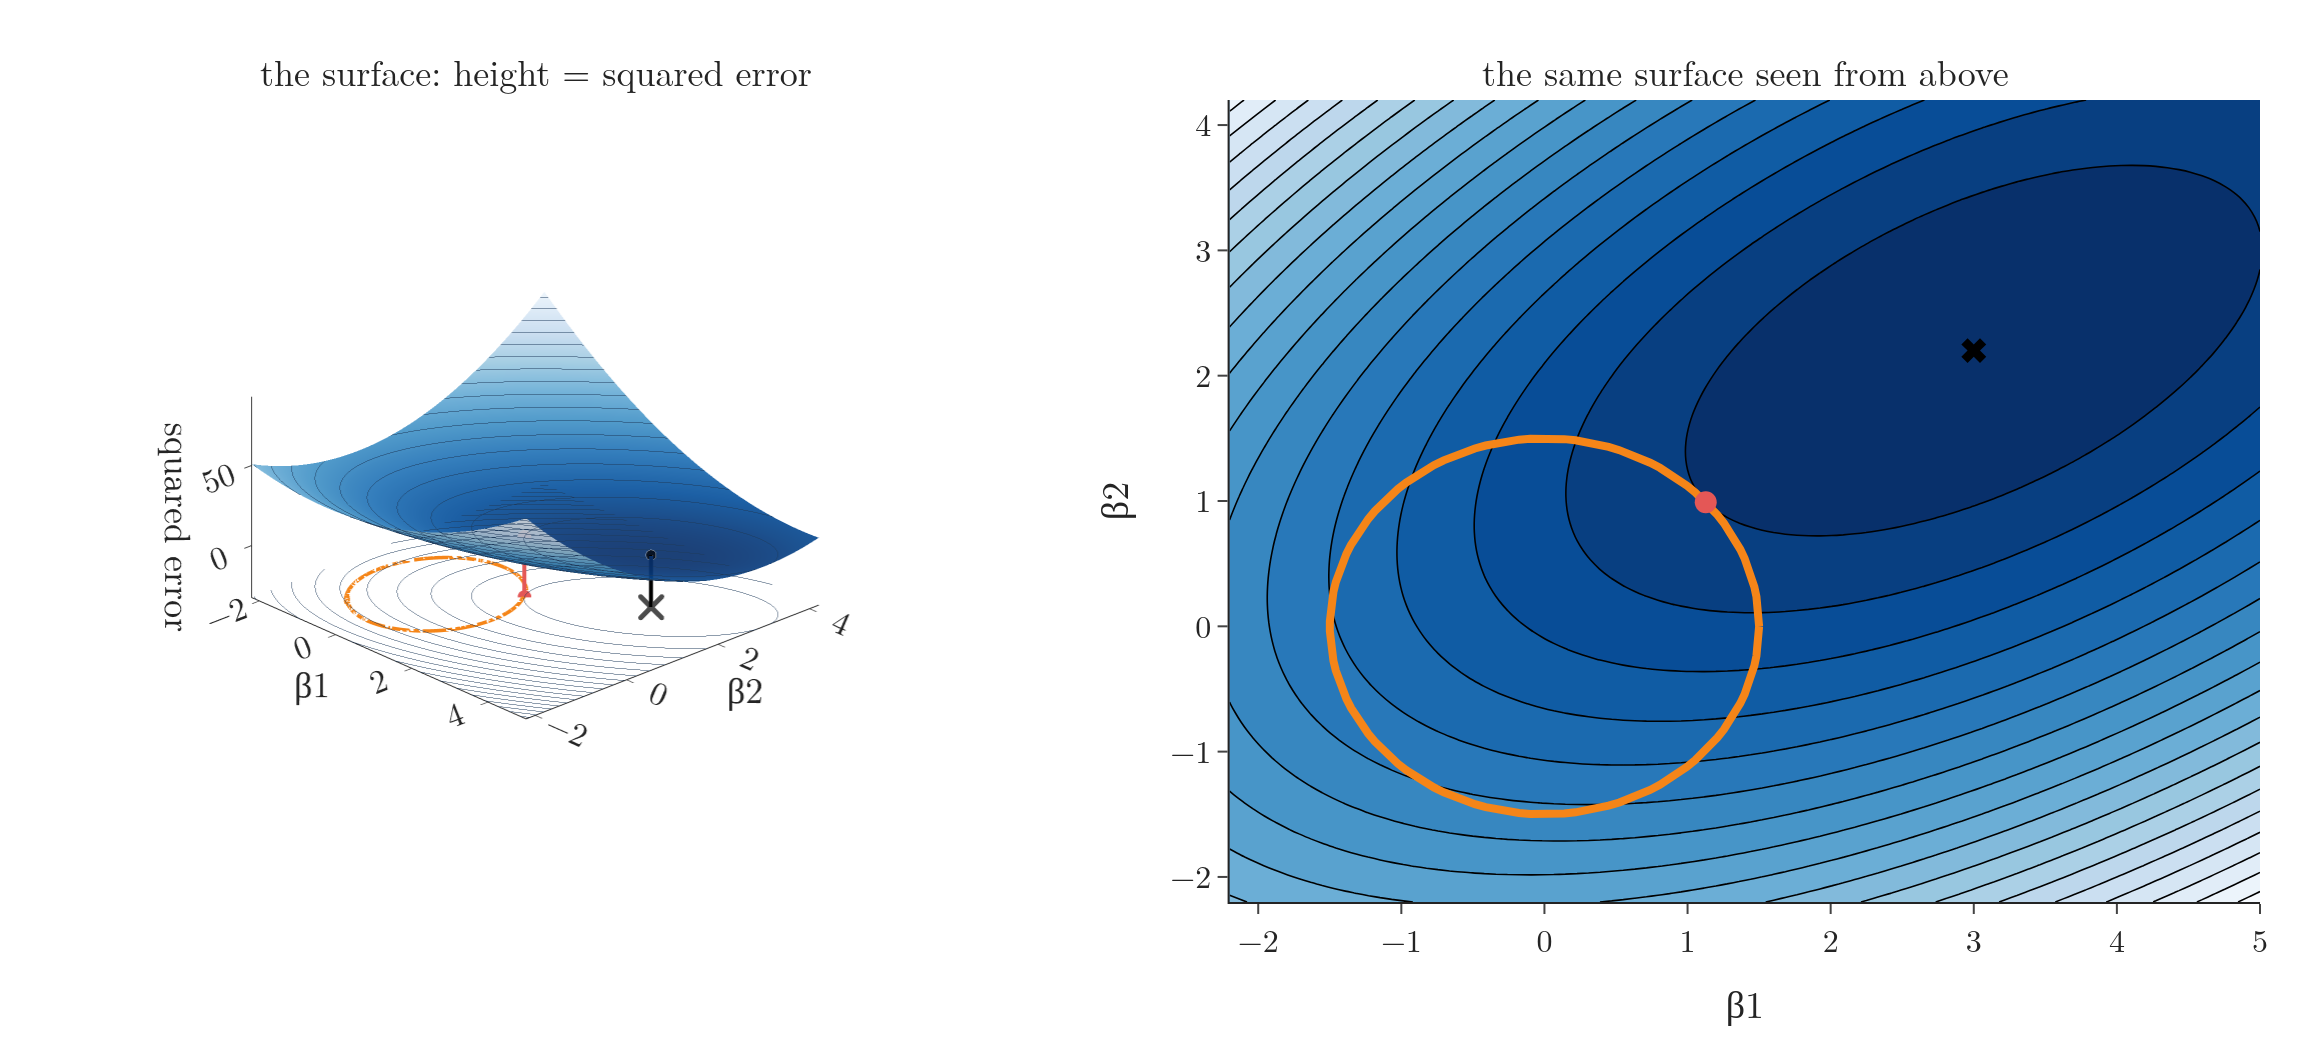

Write the Python code that produced this figure.
"""The squared-error surface behind circle.tex: a bowl over two coefficients (beta1, beta2) whose contours are the
ellipses of the TikZ figure (centre = OLS answer (3, 2.2), tilted 30 degrees, axes ratio 2:1). Height = squared error
above its minimum, f = u^2 + 4 v^2 in the tilted coordinates (u, v). Left: surface; right: seen from above, with
the penalty circle and the two marked answers on both (Plotly)."""
from pathlib import Path
import numpy as np
import plotly.graph_objects as go
from plotly.subplots import make_subplots
from gifkit import FONT
from surface_tilt import surface_traces, scene

here = Path(__file__).parent
C, A = np.array([3.0, 2.2]), np.radians(30)
def f(b1, b2):
    dx, dy = b1 - C[0], b2 - C[1]
    u, v = dx * np.cos(A) + dy * np.sin(A), -dx * np.sin(A) + dy * np.cos(A)
    return u ** 2 + 4 * v ** 2
x1, x2 = np.linspace(-2.2, 5, 90), np.linspace(-2.2, 4.2, 90)
Z = f(*np.meshgrid(x1, x2))
ridge = (1.127, 0.990)
print("f(0, 0) =", round(float(f(0, 0)), 1), " f(ridge) =", round(float(f(*ridge)), 2))
lv = (5.0, float(Z.max()), 5.0)
tr, zf = surface_traces(x1, x2, Z, lv, mark=tuple(C))
th = np.linspace(0, 2 * np.pi, 120)
circ = (1.5 * np.cos(th), 1.5 * np.sin(th))
tr.append(go.Scatter3d(x=circ[0], y=circ[1], z=[zf] * 120, mode="lines", line=dict(color="#F58518", width=6)))
tr.append(go.Scatter3d(x=[ridge[0]] * 2, y=[ridge[1]] * 2, z=[float(f(*ridge)), zf], mode="lines+markers",
                       line=dict(color="#E45756", width=4), marker=dict(size=4, color="#E45756")))
fig = make_subplots(1, 2, specs=[[{"type": "scene"}, {}]], horizontal_spacing=0.08,
                    subplot_titles=("the surface: height = squared error", "the same surface seen from above"))
for t in tr:
    fig.add_trace(t, 1, 1)
fig.update_scenes(scene(x1, x2, Z, zf, "β1", "β2", "squared error", (1.6, -1.5, 1.0), 4), row=1, col=1)
fig.add_trace(go.Contour(x=x1, y=x2, z=Z, showscale=False, colorscale="Blues", reversescale=True,
                         contours=dict(start=lv[0], end=lv[1], size=lv[2]), line=dict(width=0.8)), 1, 2)
fig.add_trace(go.Scatter(x=circ[0], y=circ[1], mode="lines", line=dict(color="#F58518", width=4)), 1, 2)
fig.add_trace(go.Scatter(x=[C[0]], y=[C[1]], mode="markers", marker=dict(size=11, color="black", symbol="x")), 1, 2)
fig.add_trace(go.Scatter(x=[ridge[0]], y=[ridge[1]], mode="markers", marker=dict(size=11, color="#E45756")), 1, 2)
fig.update_xaxes(title="β1", range=[-2.2, 5], row=1, col=2)
fig.update_yaxes(title="β2", range=[-2.2, 4.2], scaleanchor="x2", row=1, col=2)
fig.update_layout(template="simple_white", width=1150, height=520, showlegend=False, font=dict(FONT, size=16),
                  margin=dict(l=10, r=20, t=50, b=60))
fig.update_annotations(font_size=18)
fig.write_image(here / "circle_surface.png", scale=2)
fig.write_image(here / "circle_surface.pdf")
